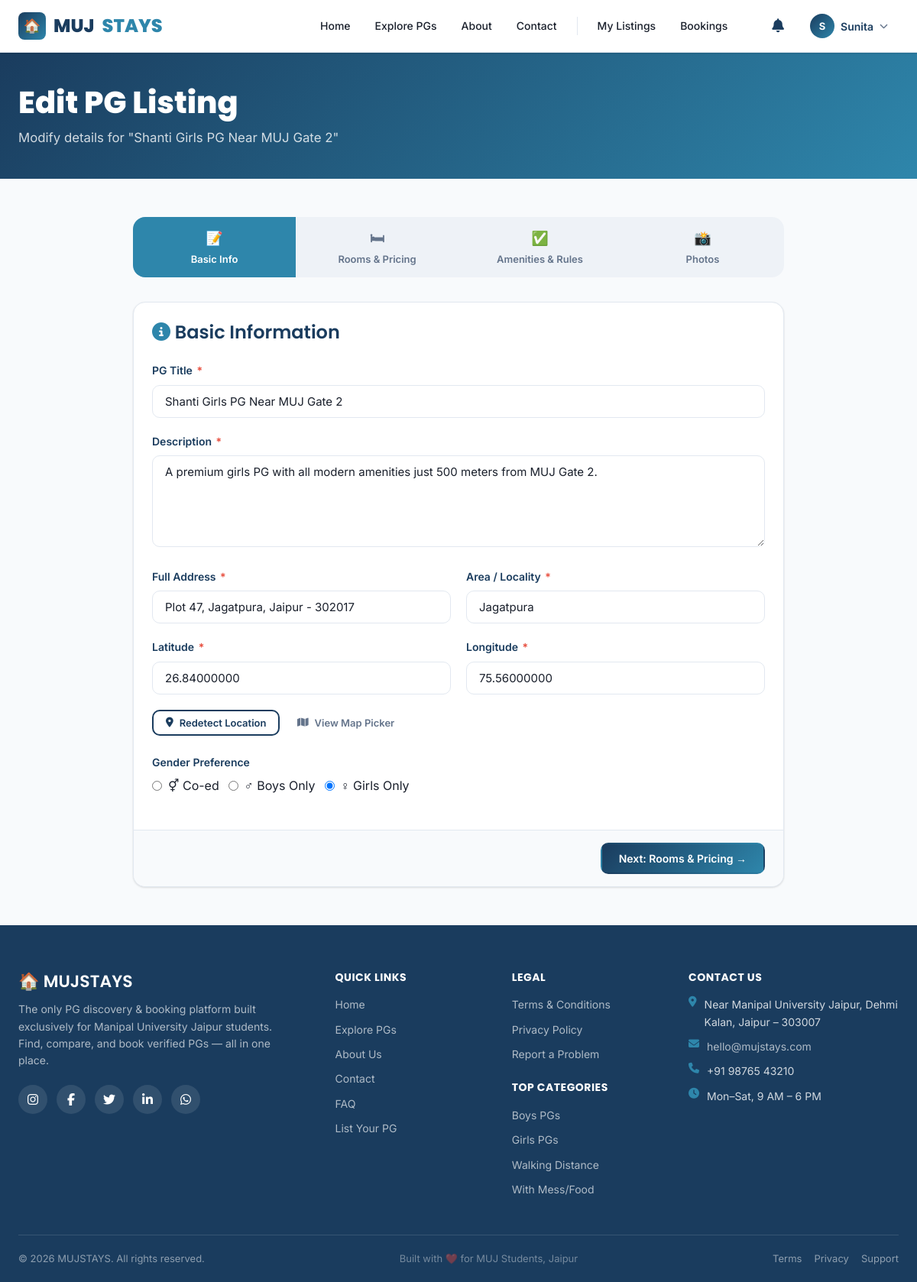
Screenshot of /owner/edit-listing.php?id=1 (signed in) with the database file from the repository.
### tables this page shows
CREATE TABLE `pg_listings` (
  `id` INT UNSIGNED NOT NULL AUTO_INCREMENT,
  `owner_id` INT UNSIGNED NOT NULL,
  `area_id` INT UNSIGNED NOT NULL,
  `title` VARCHAR(200) NOT NULL,
  `slug` VARCHAR(220) NOT NULL,
  `description` TEXT NOT NULL,
  `address` VARCHAR(300) NOT NULL,
  `latitude` DECIMAL(10,8) NOT NULL DEFAULT 26.84000000,
  `longitude` DECIMAL(11,8) NOT NULL DEFAULT 75.56000000,
  `distance_from_muj` DECIMAL(5,2) DEFAULT NULL,
  `price_min` INT UNSIGNED NOT NULL,
  `price_max` INT UNSIGNED NOT NULL,
  `gender_preference` ENUM('male', 'female', 'any') NOT NULL DEFAULT 'any',
  `has_food` TINYINT(1) DEFAULT 0,
  `has_wifi` TINYINT(1) DEFAULT 0,
  `has_ac` TINYINT(1) DEFAULT 0,
  `has_parking` TINYINT(1) DEFAULT 0,
  `has_laundry` TINYINT(1) DEFAULT 0,
  `has_gym` TINYINT(1) DEFAULT 0,
  `has_cctv` TINYINT(1) DEFAULT 0,
  `has_warden` TINYINT(1) DEFAULT 0,
  `has_transport` TINYINT(1) DEFAULT 0,
  `rules` TEXT DEFAULT NULL,
  `status` ENUM('draft', 'pending', 'approved', 'rejected', 'inactive') DEFAULT 'draft',
  `rejection_reason` TEXT DEFAULT NULL,
  `is_featured` TINYINT(1) DEFAULT 0,
  `avg_rating` DECIMAL(3,2) DEFAULT 0.00,
  `total_reviews` INT UNSIGNED DEFAULT 0,
  `view_count` INT UNSIGNED DEFAULT 0,
  `created_at` DATETIME DEFAULT CURRENT_TIMESTAMP,
  `updated_at` DATETIME DEFAULT NULL ON UPDATE CURRENT_TIMESTAMP,
  `is_deleted` TINYINT(1) DEFAULT 0,
  PRIMARY KEY (`id`),
  UNIQUE KEY `slug` (`slug`),
  KEY `owner_id` (`owner_id`),
  CONSTRAINT `fk_pg_owner` FOREIGN KEY (`owner_id`) REFERENCES `users` (`id`) ON DELETE CASCADE,
  CONSTRAINT `fk_pg_area` FOREIGN KEY (`area_id`) REFERENCES `areas` (`id`)
);

CREATE TABLE `areas` (
  `id` INT UNSIGNED NOT NULL AUTO_INCREMENT,
  `name` VARCHAR(100) NOT NULL,
  `distance_from_muj` DECIMAL(5,2) DEFAULT NULL,
  PRIMARY KEY (`id`),
  UNIQUE KEY `name` (`name`)
);

### owner/edit-listing.php (the view, shortened to what this page needs)
<?php
require_once '../includes/db.php';
$uid = current_user_id();
$lid = (int)($_GET['id'] ?? 0);
$stmt = $pdo->prepare("SELECT p.*, a.name AS area_name FROM pg_listings p JOIN areas a ON a.id = p.area_id WHERE p.id = ? AND p.owner_id = ? AND p.is_deleted = 0");
$stmt->execute([$lid, $uid]);
$listing = $stmt->fetch();
?>
<!DOCTYPE html>
<html lang="en"><head><meta charset="UTF-8"><meta name="viewport" content="width=device-width,initial-scale=1">
<link rel="stylesheet" href="<?= BASE_URL ?>/assets/css/style.css">
<link rel="stylesheet" href="https://cdnjs.cloudflare.com/ajax/libs/font-awesome/6.5.0/css/all.min.css">
<link rel="stylesheet" href="https://unpkg.com/leaflet@1.9.4/dist/leaflet.css"/>
</head><body>
<?php require_once '../components/navbar.php'; ?>
<div class="page-header" style="padding:40px 0">
  <div class="container">
    <h1>Edit PG Listing</h1>
    <p>Modify details for "<?= htmlspecialchars($listing['title']) ?>"</p>
  </div>
</div>
<div class="section-sm">
  <div class="container-sm">
    <div style="display:flex;gap:0;margin-bottom:32px;background:var(--bg2);border-radius:var(--radius-lg);overflow:hidden">
      <?php $steps_labels = ['Basic Info','Rooms & Pricing','Amenities & Rules','Photos']; foreach($steps_labels as $i=>$lbl): ?>
      <div class="step-indicator" data-step="<?= $i ?>" style="flex:1;padding:14px;text-align:center;font-size:13px;font-weight:600;cursor:pointer;transition:all .2s;<?= $i===0?'background:var(--accent);color:#fff':'color:var(--text-muted)' ?>">
        <div style="font-size:18px;margin-bottom:2px"><?= ['📝','🛏','✅','📸'][$i] ?></div>
        <div><?= $lbl ?></div>
      </div>
      <?php endforeach; ?>
    </div>
    <form method="POST" enctype="multipart/form-data" id="edit-listing-form">
      <div class="form-step card" id="step-0">
        <div class="card-body">
          <h3 style="margin-bottom:24px"><i class="fas fa-info-circle" style="color:var(--accent)"></i> Basic Information</h3>
          <div class="form-group">
            <label class="form-label">PG Title <span class="req">*</span></label>
            <input type="text" name="title" class="form-control" placeholder='e.g. "Shanti Girls PG Near MUJ Gate 2"' value="<?= htmlspecialchars($_POST['title']??$listing['title']) ?>" required>
          </div>
          <div class="form-group">
            <label class="form-label">Description <span class="req">*</span></label>
            <textarea name="description" class="form-control" rows="5" placeholder="Describe your PG in detail..." required><?= htmlspecialchars($_POST['description']??$listing['description']) ?></textarea>
          </div>
          <div class="form-row form-row-2">
            <div class="form-group">
              <label class="form-label">Full Address <span class="req">*</span></label>
              <input type="text" name="address" class="form-control" placeholder="Plot no., Street, Colony..." value="<?= htmlspecialchars($_POST['address']??$listing['address']) ?>" required>
            </div>
            <div class="form-group">
              <label class="form-label">Area / Locality <span class="req">*</span></label>
              <input type="text" name="area_name" class="form-control" placeholder="e.g. Jagatpura" value="<?= htmlspecialchars($_POST['area_name']??$listing['area_name']) ?>" required>
            </div>
          </div>
          <div class="form-row form-row-2">
            <div class="form-group">
              <label class="form-label">Latitude <span class="req">*</span></label>
              <input type="number" name="latitude" id="auto_lat" class="form-control" step="0.00000001" value="<?= $_POST['latitude']??$listing['latitude'] ?>" required>
            </div>
            <div class="form-group">
              <label class="form-label">Longitude <span class="req">*</span></label>
              <input type="number" name="longitude" id="auto_lng" class="form-control" step="0.00000001" value="<?= $_POST['longitude']??$listing['longitude'] ?>" required>
            </div>
          </div>
          <div style="margin-bottom: 24px;">
            <button type="button" id="getLocationBtn" class="btn btn-outline btn-sm" onclick="getRealLocation()"><i class="fas fa-map-marker-alt"></i> Redetect Location</button>
            <button type="button" class="btn btn-ghost btn-sm" onclick="toggleMapPicker()"><i class="fas fa-map"></i> View Map Picker</button>
          </div>
          <div class="form-group">
            <label class="form-label">Gender Preference</label>
            <div style="display:flex;gap:12px">
              <?php foreach(['any'=>'⚥ Co-ed','male'=>'♂ Boys Only','female'=>'♀ Girls Only'] as $v=>$l): ?>
                <label style="display:flex;align-items:center;gap:8px;cursor:pointer"><input type="radio" name="gender_preference" value="<?= $v ?>" <?= ($_POST['gender_preference']??$listing['gender_preference'])===$v?'checked':'' ?>> <?= $l ?></label>
              <?php endforeach; ?>
            </div>
          </div>
        </div>
        <div class="card-footer" style="display:flex;justify-content:flex-end">
          <button type="button" class="btn btn-primary next-step">Next: Rooms & Pricing →</button>
        </div>
      </div>
    </form>
  </div>
</div>
<?php require_once '../components/footer.php'; ?>
</body></html>

### assets/css/style.css (style rules this page uses)
:root { --primary: #1A3C5E; --primary-d: #0f2540; --accent: #2E86AB; --accent-d: #1a6080; --success: #27AE60; --warning: #F39C12; --danger: #E74C3C; --info: #3498DB; --bg: #F8FAFC; --bg2: #EEF2F7; --card-bg: #FFFFFF; --border: #E2E8F0; --text: #1A202C; --text-muted: #64748B; --text-light: #94A3B8; --shadow-sm: 0 1px 3px rgba(0,0,0,.08), 0 1px 2px rgba(0,0,0,.05); --shadow: 0 4px 16px rgba(0,0,0,.1); --shadow-lg: 0 10px 40px rgba(0,0,0,.14); --radius: 10px; --radius-lg: 16px; --transition: all .25s cubic-bezier(.4,0,.2,1); --font-body: 'Inter', sans-serif; --font-head: 'Poppins', sans-serif; }
*, *::before, *::after { box-sizing: border-box; margin: 0; padding: 0; }
html { scroll-behavior: smooth; }
body { font-family: var(--font-body); font-size: 16px; color: var(--text); background: var(--bg); line-height: 1.6; min-height: 100vh; overflow-x: hidden; }
h1,h2,h3,h4,h5,h6 { font-family: var(--font-head); line-height: 1.25; color: var(--primary); }
h1 { font-size: 2.5rem; font-weight: 800; }
h3 { font-size: 1.5rem; font-weight: 600; }
p { color: var(--text-muted); margin-bottom: 1rem; }
.container { max-width: 1280px; margin: 0 auto; padding: 0 24px; }
.container-sm { max-width: 900px; margin: 0 auto; padding: 0 24px; }
.section-sm { padding: 50px 0; }
.btn { display: inline-flex; align-items: center; justify-content: center; gap: 8px; padding: 10px 22px; border-radius: var(--radius); font-size: 14px; font-weight: 600; cursor: pointer; transition: var(--transition); border: 2px solid transparent; font-family: var(--font-body); white-space: nowrap; text-decoration: none !important; }
.btn-sm { padding: 7px 16px; font-size: 13px; }
.btn-primary { background: linear-gradient(135deg, var(--primary), var(--accent)); color: #fff !important; border-color: transparent; }
.btn-outline { background: transparent; color: var(--primary) !important; border-color: var(--primary); }
.btn-ghost { background: transparent; color: var(--text-muted) !important; border-color: transparent; }
.card { background: var(--card-bg); border-radius: var(--radius-lg); border: 1px solid var(--border); box-shadow: var(--shadow-sm); transition: var(--transition); overflow: hidden; }
.card-body { padding: 24px; }
.card-footer { padding: 16px 24px; border-top: 1px solid var(--border); background: var(--bg); }
.form-group { margin-bottom: 20px; }
.form-label { display: block; margin-bottom: 7px; font-size: 14px; font-weight: 600; color: var(--primary); }
.form-label .req { color: var(--danger); margin-left: 2px; }
.form-control, .form-select { width: 100%; padding: 11px 16px; font-size: 15px; border: 1.5px solid var(--border); border-radius: var(--radius); background: #fff; color: var(--text); transition: var(--transition); font-family: var(--font-body); outline: none; }
.form-control::placeholder { color: var(--text-light); }
textarea.form-control { resize: vertical; min-height: 120px; }
.form-row { display: grid; gap: 20px; }
.form-row-2 { grid-template-columns: 1fr 1fr; }
.page-header { background: linear-gradient(135deg, var(--primary) 0%, var(--accent) 100%); color: #fff; padding: 50px 0; }
.page-header h1 { color: #fff; margin-bottom: 8px; }
.page-header p { color: rgba(255,255,255,.8); margin: 0; font-size: 1.05rem; }

### rows the page displays
pg_listings: title "Shanti Girls PG Near MUJ Gate 2", description "A premium girls PG with all modern amenities just 500 meters from MUJ Gate 2.", address "Plot 47, Jagatpura, Jaipur - 302017", area_name "Jagatpura", latitude "26.84000000", longitude "75.56000000", gender_preference "☐ ⚥ Co-ed", gender_preference "☐ ♂ Boys Only", gender_preference "☑ ♀ Girls Only"

### other values shown
mb_substr($user_name, 0, 1) "S"
explode(' ', $user_name)[0] "Sunita"
$lbl "Basic Info"
$lbl "Rooms & Pricing"
$lbl "Amenities & Rules"
$lbl "Photos"
$l "⚥ Co-ed"
$l "♂ Boys Only"
$l "♀ Girls Only"
